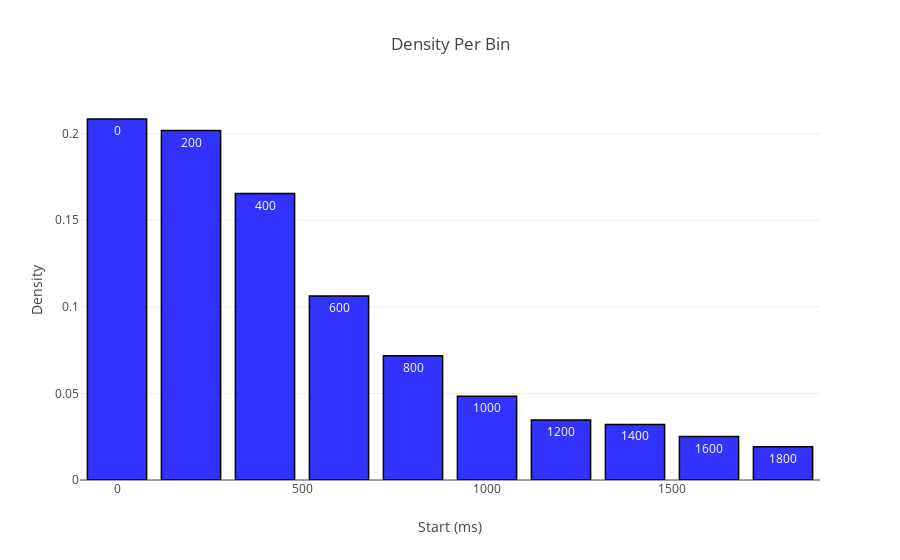

The notebook cell this image was saved under:
### Code cell
import numpy as np 
import pandas as pd 
import os
import plotly.plotly as py
from plotly.offline import init_notebook_mode, iplot
import plotly.graph_objs as go
init_notebook_mode(connected=True)

result1 = response2.head(10)
trace1 = go.Bar(
                x = result1.start,
                y = result1.density,
                name = "citations",
                marker = dict(color = 'rgba(0, 0, 255, 0.8)',
                             line=dict(color='rgb(0,0,0)',width=1.5)),
                text = result1.start)
data = [trace1]
layout = go.Layout(barmode = "group",title='Density Per Bin', xaxis = dict(title='Start (ms)'), yaxis = dict(title='Density'))
fig = go.Figure(data = data, layout = layout)
iplot(fig)

### Figure 1 — Plotly figure (JSON) as saved in the notebook; plotly's stock layout.template omitted (floating-point values rounded to 4 significant figures)
{"data": [{"marker": {"color": "rgba(0, 0, 255, 0.8)", "line": {"color": "rgb(0,0,0)", "width": 1.5}}, "name": "citations", "text": ["0", "200", "400", "600", "800", "1000", "1200", "1400", "1600", "1800"], "x": [0, 200, 400, 600, 800, 1000, 1200, 1400, 1600, 1800], "y": [0.2085, 0.2018, 0.1654, 0.1062, 0.0718, 0.0483, 0.0346, 0.0321, 0.0251, 0.0192], "type": "bar", "uid": "0f471538-863c-11e8-b906-0242ac130005"}], "layout": {"barmode": "group", "title": "Density Per Bin", "xaxis": {"title": "Start (ms)"}, "yaxis": {"title": "Density"}}}
